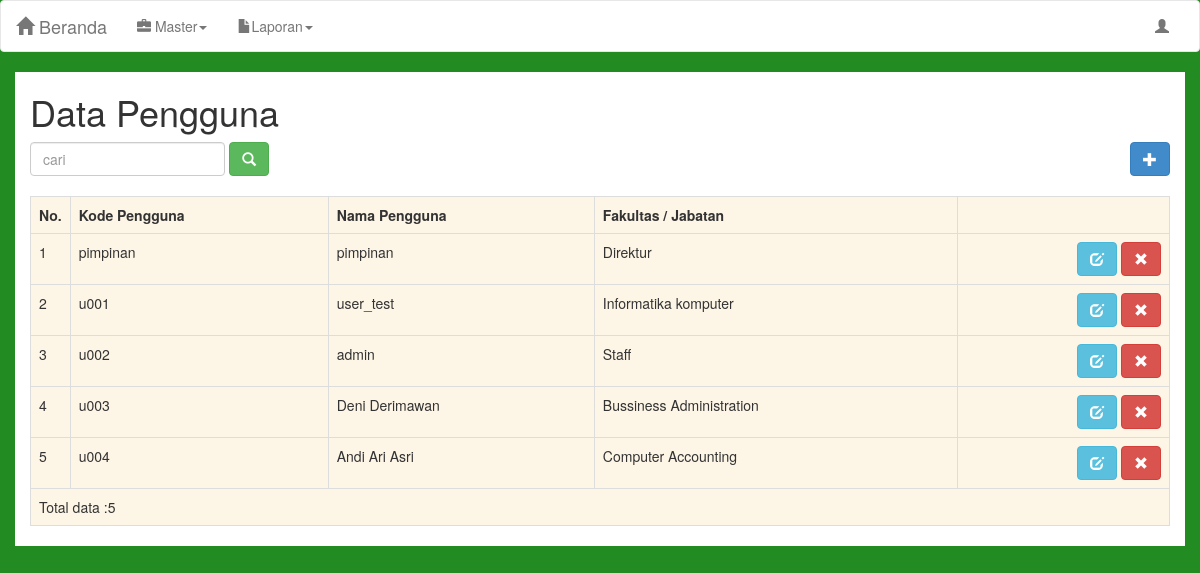
Before: /master/users/index.php (signed in) with the older database file.
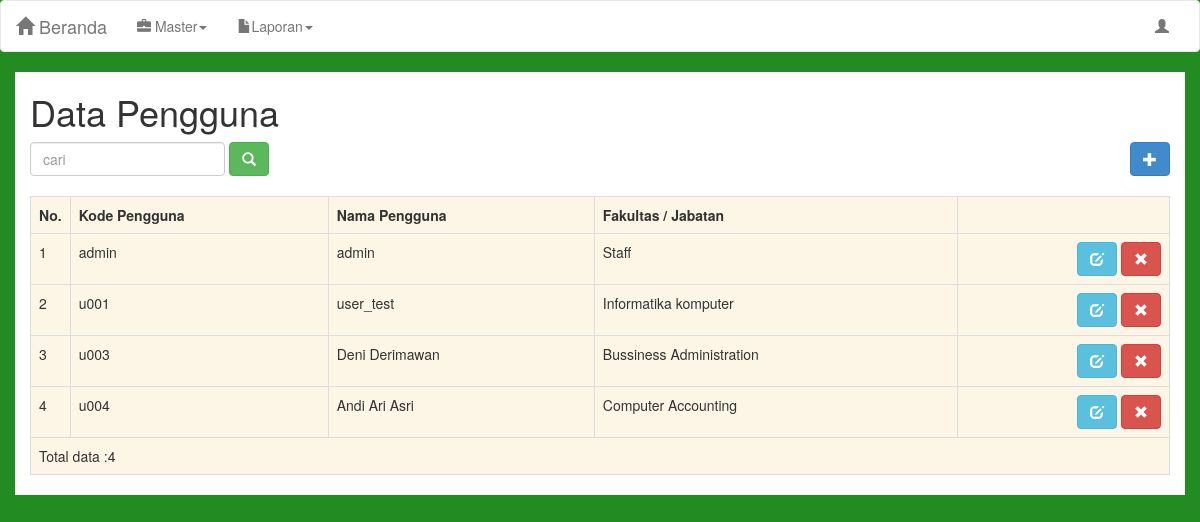
After: the same page with the newer database file.
### tables this page shows
CREATE TABLE IF NOT EXISTS `users` (
  `id` int(11) NOT NULL AUTO_INCREMENT,
  `kode_user` varchar(20) NOT NULL,
  `password` varchar(255) NOT NULL,
  `nama` varchar(50) NOT NULL,
  `fakultas` varchar(30) NOT NULL,
  `level` char(1) NOT NULL,
  `angkatan` varchar(20) NOT NULL,
  `foto` varchar(255) NOT NULL,
  PRIMARY KEY (`id`)
);

### koneksi/dbh.php (called while the page is built)
<?php
	class DBH {
		private static $dns="mysql:dbname=eub;host=localhost;";
		private static $user = "root";
		private static $pass= "admin";
		public static function createConnection()
		{
			return new PDO(self::$dns,self::$user,self::$pass);
		}
	}
?>

### master/users/repository.php (called while the page is built, shortened)
<?php
	require_once "../../koneksi/dbh.php";
	class Repository{
		private $dbh;
		private $rowCount;
		private $query = "SELECT * FROM users ORDER BY kode_user";
		public function __construct()
		{
			$this->dbh = DBH::createConnection();
		}
		public function getAll()
		{
			$query = $this->dbh->prepare($this->query);
			$query->execute();
			$this->rowCount = $query->rowCount();
			return $query->fetchAll(PDO::FETCH_OBJ);
		}
		public function rowCount()
		{
			return $this->rowCount;
		}
	}
?>

### master/users/index.php (the view, shortened to what this page needs)
<?php session_start();
	include_once '../../layout/webmin/navbar.php';
$repo = new Repository();
if (isset($_GET['q']))
	{
		$result = $repo->getByKatakunci($_GET['q']);
	}
	else
	{
		$result= $repo->getAll();
	}
?>
<!DOCTYPE html>
<html lang="en">
<head>
</head>
<body>
<div class="container">
<h1>Data Pengguna</h1>
	<div class="row">
		<div class="col-md-4">
			<form class="form-inline" method="get">
				<input type="text" class="form-control" placeholder="cari" name="q">
				<button type="submit" class="btn btn-success"><i class="glyphicon glyphicon-search"></i></button>
			</form><br>
		</div>
		<div class="col-md-4">
		</div>
		<div class="col-md-4" align="right" >
			<a href="insert.php"><button class="btn btn-primary" ><i class="glyphicon glyphicon-plus"></i></button></a>
		</div>
	</div>
	<table class="table table-bordered">
		<tr>
			<th width="20">No.</th>
			<th>Kode Pengguna</th>
			<th>Nama Pengguna</th>
			<th>Fakultas / Jabatan</th>
		</tr>
		<?php
			$no = 1;
			foreach ($result as $row)
				{
		?>
		<tr>
			<td><?php echo $no++; ?></td>
			<td><?php echo $row->kode_user; ?></td>
			<td><?php echo $row->nama; ?></td>
			<td><?php echo $row->fakultas; ?></td>
			<td align="right">
			<a href="edit.php?id=<?php echo $row->id; ?>"><button class="btn btn-info" ><i class="glyphicon glyphicon-edit"></i></button></a>
			<a href="index.php?id=<?php echo $row->id; ?>&aksi=hapus" onclick="return confirm('Yakin akan di hapus');"><button class="btn btn-danger" ><i class="glyphicon glyphicon-remove"></i></button></a>
			</td>
		</tr>
		<?php
			}
		?>
		<tr>
			<td colspan="5">
				<?php
					echo "Total data :".$repo->rowCount();
				?>
			</td>
		</tr>
	</table>
</div>
</body>
</html>

Changed rows visible on the page:
removed users: kode_user "pimpinan", nama "pimpinan", fakultas "Direktur"
changed users "admin": kode_user "u002" → "admin"; moves up the list
Other visible differences:
$repo->rowCount(): "5" → "4"
